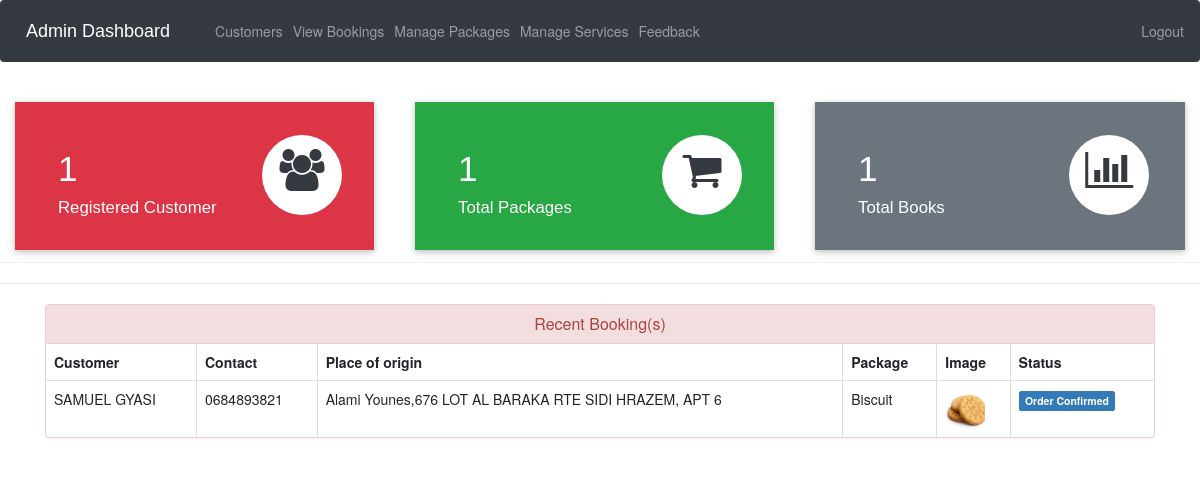
/admin-dashboard (signed in), run on an earlier commit of the app's database.
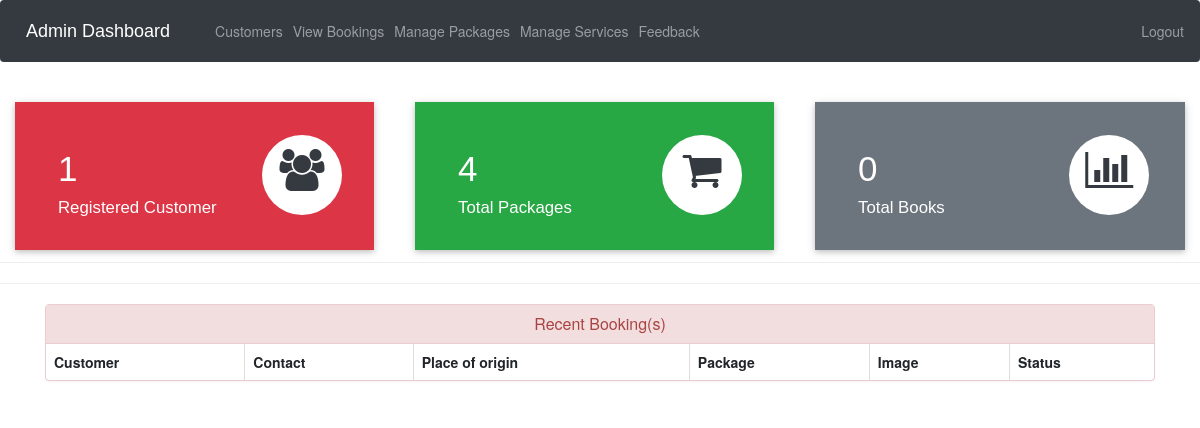
And on a later commit of the database.
### ecom/models.py (models this page shows, shortened)
class Customer(models.Model):
    user=models.OneToOneField(User,on_delete=models.CASCADE)
    profile_pic= models.ImageField(upload_to='profile_pic/CustomerProfilePic/',null=True,blank=True)
    address = models.CharField(max_length=40)
    mobile = models.CharField(max_length=20,null=False)
    @property
    def get_name(self):
        return self.user.first_name+" "+self.user.last_name

class Orders(models.Model):
    STATUS =(
        ('Pending','Pending'),
        ('Order Confirmed','Order Confirmed'),
        ('Out for Delivery','Out for Delivery'),
        ('Delivered','Delivered'),
    )
    customer=models.ForeignKey('Customer', on_delete=models.CASCADE,null=True)
    product=models.ForeignKey('Product',on_delete=models.CASCADE,null=True)
    email = models.CharField(max_length=50,null=True)
    address = models.CharField(max_length=500,null=True)
    mobile = models.CharField(max_length=20,null=True)
    order_date= models.DateField(auto_now_add=True,null=True)
    status=models.CharField(max_length=50,null=True,choices=STATUS)

class Product(models.Model):
    name = models.CharField(max_length=40)
    product_image = models.ImageField(upload_to='product_image/', null=True, blank=True)
    price = models.PositiveIntegerField()
    detailed_description = models.CharField(max_length=2000 ,default='Fill in ')
    short_description = models.CharField(max_length=40)

### ecom/views.py (the view)
# urls.py: path('admin-dashboard', views.admin_dashboard_view,name='admin-dashboard'),
@login_required(login_url='adminlogin')
def admin_dashboard_view(request):
    customercount=models.Customer.objects.all().count()
    productcount=models.Product.objects.all().count()
    ordercount=models.Orders.objects.all().count()
    orders=models.Orders.objects.all()
    ordered_products=[]
    ordered_bys=[]
    for order in orders:
        ordered_product=models.Product.objects.all().filter(id=order.product.id)
        ordered_by=models.Customer.objects.all().filter(id = order.customer.id)
        ordered_products.append(ordered_product)
        ordered_bys.append(ordered_by)
    mydict={
    'customercount':customercount,
    'productcount':productcount,
    'ordercount':ordercount,
    'data':zip(ordered_products,ordered_bys,orders),
    }
    return render(request,'ecom/admin_dashboard.html',context=mydict)

### templates/ecom/admin_dashboard.html
{% extends 'ecom/admin_base.html' %}
{% load static %}
{% block content %}
<br>
{%include 'ecom/admin_dashboard_cards.html'%}
<br><br><br><br><br>
<hr><hr>
<div class="container" >
    <div class="panel panel-danger" >
      <div class="panel-heading" style="text-align:center;">
        <h6 class="panel-title">Recent Booking(s)</h6>
      </div>
      <table class="table table-hover table-bordered" id="dev-table">
        <thead>
          <tr>
            <th>Customer</th>
            <th>Contact</th>
            <th>Place of origin</th>
            <th>Package</th>
            <th>Image</th>
            <th>Status</th>
          </tr>
        </thead>
        {% for product,customer,order in data %}
        <tr>
          {% for c in customer %}
          <td> {{c.get_name}}</td>
          <td>{{c.mobile}}</td>
          <td>{{order.address}}</td>
          {% endfor %}
          {% for p in product %}
          <td> {{p.name}}</td>
          <td> <img src="{% static p.product_image.url %}" alt="Profile Pic" height="40px" width="40px" /></td>
          {% if order.status == 'Pending'%}
          <td> <span class="label label-info">{{order.status}}</span></td>
          {% elif order.status == 'Delivered' %}
          <td> <span class="label label-success">{{order.status}}</span></td>
          {% elif order.status == 'Out for Delivery' %}
          <td> <span class="label label-warning">{{order.status}}</span></td>
          {%else%}
            <td> <span class="label label-primary">{{order.status}}</span></td>
          {%endif%}
          {% endfor %}
        </tr>
        {% endfor %}
      </table>
  </div>
</div>
{% endblock content %}

What changed in the data, as far as the page shows it:
removed Orders: address "Alami Younes,676 LOT AL BARAKA RTE SIDI HRAZEM, APT 6", status "Order Confirmed"
no longer on this page (row unchanged): Customer: get_name "SAMUEL GYASI", mobile "0684893821"
removed Product: name "Biscuit", product_image (picture)
Also different on the page:
{{ productcount }}: "1" → "4"
{{ ordercount }}: "1" → "0"
